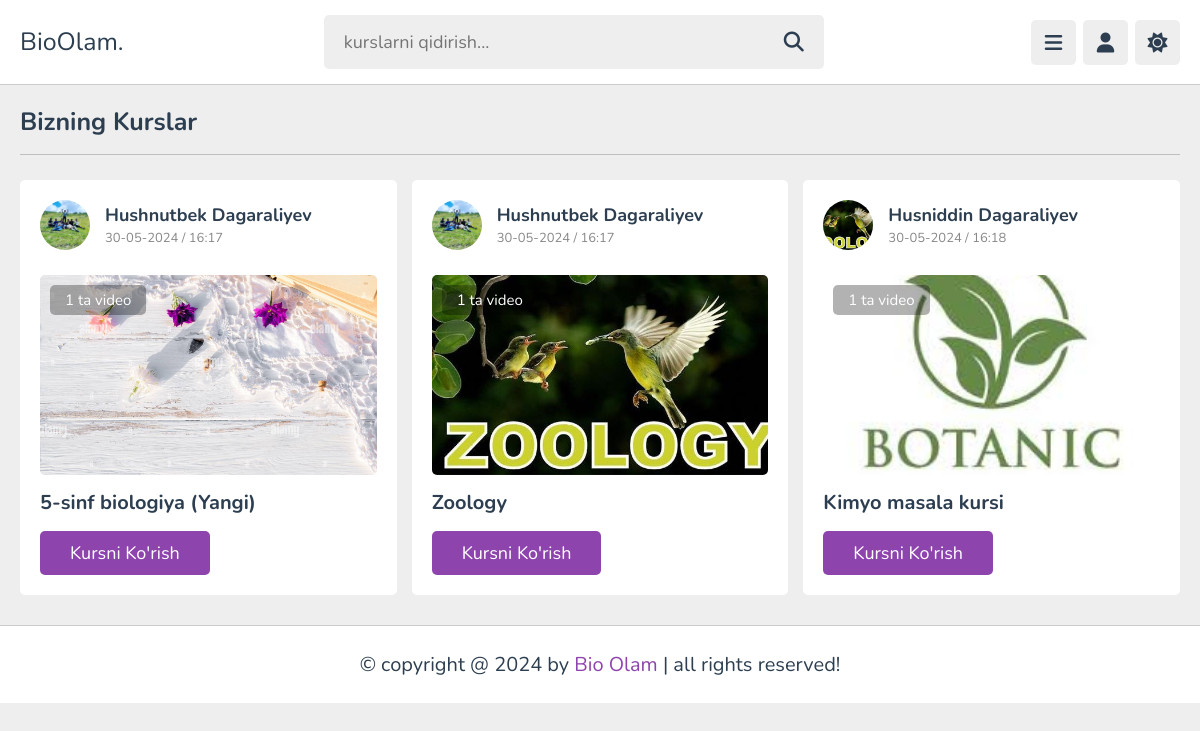
Page /courses/ on the committed database.
### courses/models.py (models this page shows, shortened)
class Subcategory(models.Model):
    category = models.ForeignKey(
        Category,
        on_delete=models.CASCADE,
        related_name='subcategories'
    )
    teacher = models.ForeignKey(
        'users.Teachers',
        on_delete=models.CASCADE,
        related_name='subcategories'
    )
    name = models.CharField(max_length=100)
    descriptions = models.TextField()
    image = models.ImageField(
        upload_to="subcategory/",
        blank=True,
        null=True
    )
    created_at = models.DateTimeField(auto_now_add=True)
    student_count = models.IntegerField(default=0)
    course_duration = models.IntegerField(default=0)
    videos_count = models.IntegerField(default=0)

### users/models.py (models this page shows, shortened)
class Teachers(models.Model):
    class TeacherType(models.TextChoices):
        Other = "Other", "Other"
        Biology = "Biologiya", "Biology"
        Chemistry = "Kimyo", "Chemistry"
        Physics = "Physics", "Physics"
        Math = "Matematika", "Math"
        English = "Ingliz tili", "English"
        History = "Tarix", "History"
        Geography = "Geografiya", "Geography"
        ComputerScience = "Computer Science", "Computer Science"
        Literature = "Adabiyot", "Literature"
        Art = "San'at", "Art"
        Music = "Musiqa", "Music"
    user = models.OneToOneField(
        User,
        on_delete=models.CASCADE,
        related_name='teacher'
    )
    profile = models.ForeignKey(
        Profile,
        on_delete=models.CASCADE,
        related_name='user_teachers',
    )
    teacher_type = models.CharField(
        max_length=200,
        choices=TeacherType.choices,
        default=TeacherType.Other
    )
    bio = models.TextField()
    courses_num = models.IntegerField(default=0)
    videos_num = models.IntegerField(default=0)
    student_num = models.IntegerField(default=0)
    likes_num = models.IntegerField(default=0)
    comments_num = models.IntegerField(default=0)

class Profile(models.Model):
    class Jobs(models.TextChoices):
        Other = "Other", "Other"
        Student = "Student", "Student"
        Teacher = "Teacher", "Teacher"
    user = models.OneToOneField(
        User,
        on_delete=models.CASCADE,
        related_name='profile'
    )
    photo = models.ImageField(
        upload_to='users/',
        blank=True,
        null=True
    )
    date_of_birth = models.DateField(
        null=True,
        blank=True
    )
    job = models.CharField(
        max_length=50,
        choices=Jobs.choices,
        default=Jobs.Other
    )
    saved_playlists = models.ManyToManyField(Subcategory, related_name='saved_by_users', blank=True)
    bio = models.CharField(max_length=200)
    liked_videos_count = models.PositiveIntegerField(default=0)
    comments_count = models.PositiveIntegerField(default=0)

### pages/views.py (the view)
# urls.py: path('courses/', courses_view, name='courses_view'),
def courses_view(request):
    courses = Subcategory.objects.all()
    context = {
        'courses': courses
    }
    return render(request, 'side_bar/courses.html', context)

### users/context_processor.py (called while the page is built)
def get_user(request):
    user = request.user
    context = {
        'user': user,
    }
    return context

### templates/side_bar/courses.html (shortened to what this page needs)
{% extends "base.html" %}
{% load static %}
{% block content %}
<section class="courses">
    <h1 class="heading">Bizning kurslar</h1>
    <div class="box-container">
      {% for course in courses %}
      <div class="box">
         <div class="tutor">
            <img src="{{ course.teacher.profile.photo.url }}" alt="">
            <div class="info">
               <h3>{{ course.teacher.user.first_name }} {{ course.teacher.user.last_name }}</h3>
               <span>{{ course.created_at|date:"d-m-Y / H:i" }}</span>
            </div>
         </div>
         <div class="thumb">
            <img src="{{ course.image.url }}" alt="">
            <span>{{ course.videos_count }} ta video</span>
         </div>
         <h3 class="title">{{ course.name }}</h3>
         <a href="{% url "playlists_view" course.id %}" class="inline-btn">Kursni ko'rish</a>
      </div>
      {% endfor %}
    </div>
 </section>
{% endblock content %}

### static/css/style.css (style rules this page uses)
:root { --main-color:#8e44ad; --red:#e74c3c; --orange:#f39c12; --light-color:#888; --light-bg:#eee; --black:#2c3e50; --white:#fff; --border:.1rem solid rgba(0,0,0,.2); }
* { font-family: 'Nunito', sans-serif; margin:0; padding:0; box-sizing: border-box; outline: none; border:none; text-decoration: none; }
html { font-size: 62.5%; overflow-x: hidden; }
body { background-color: var(--light-bg); padding-left: 30rem; }
section { padding:2rem; margin: 0 auto; max-width: 1200px; }
.heading { font-size: 2.5rem; color:var(--black); margin-bottom: 2.5rem; border-bottom: var(--border); padding-bottom: 1.5rem; text-transform: capitalize; }
.inline-btn, .inline-option-btn, .inline-delete-btn, .btn, .delete-btn, .option-btn { border-radius: .5rem; color:#fff; font-size: 1.8rem; cursor: pointer; text-transform: capitalize; padding:1rem 3rem; text-align: center; margin-top: 1rem; }
.inline-btn, .inline-option-btn, .inline-delete-btn { display: inline-block; }
.btn, .inline-btn { background-color: var(--main-color); }
.courses .box-container { display: grid; grid-template-columns: repeat(auto-fit, minmax(30rem, 1fr)); gap:1.5rem; justify-content: center; align-items: flex-start; }
.courses .box-container .box { border-radius: .5rem; background-color: var(--white); padding: 2rem; }
.courses .box-container .box .tutor { display: flex; align-items: center; gap: 1.5rem; margin-bottom: 2.5rem; }
.courses .box-container .box .tutor img { height: 5rem; width: 5rem; border-radius: 50%; object-fit: cover; }
.courses .box-container .box .tutor h3 { font-size: 1.8rem; color: var(--black); margin-bottom: .2rem; }
.courses .box-container .box .tutor span { font-size: 1.3rem; color:var(--light-color); }
.courses .box-container .box .thumb { position: relative; }
.courses .box-container .box .thumb span { position: absolute; top:1rem; left: 1rem; border-radius: .5rem; padding: .5rem 1.5rem; background-color: rgba(0,0,0,.3); color: #fff; font-size: 1.5rem; }
.courses .box-container .box .thumb img { width: 100%; height: 20rem; object-fit: cover; border-radius: .5rem; }
.courses .box-container .box .title { font-size: 2rem; color: var(--black); padding-bottom: .5rem; padding-top: 1rem; }
@media (max-width:1200px) { body { padding-left: 0; } }

### rows in the picture
Subcategory: teacher.profile.photo (picture), teacher.user.first_name "Hushnutbek", teacher.user.last_name "Dagaraliyev", created_at "30-05-2024 / 16:17", image (picture), videos_count "1", name "5-sinf biologiya (Yangi)"
Subcategory: teacher.profile.photo (picture), teacher.user.first_name "Hushnutbek", teacher.user.last_name "Dagaraliyev", created_at "30-05-2024 / 16:17", image (picture), videos_count "1", name "Zoology"
Subcategory: teacher.profile.photo (picture), teacher.user.first_name "Husniddin", teacher.user.last_name "Dagaraliyev", created_at "30-05-2024 / 16:18", image (picture), videos_count "1", name "Kimyo masala kursi"
